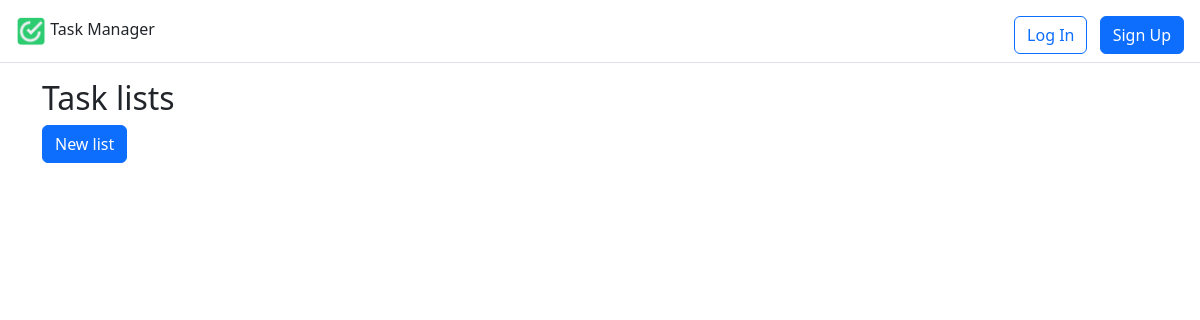
The page /lists/ on the database as committed earlier.
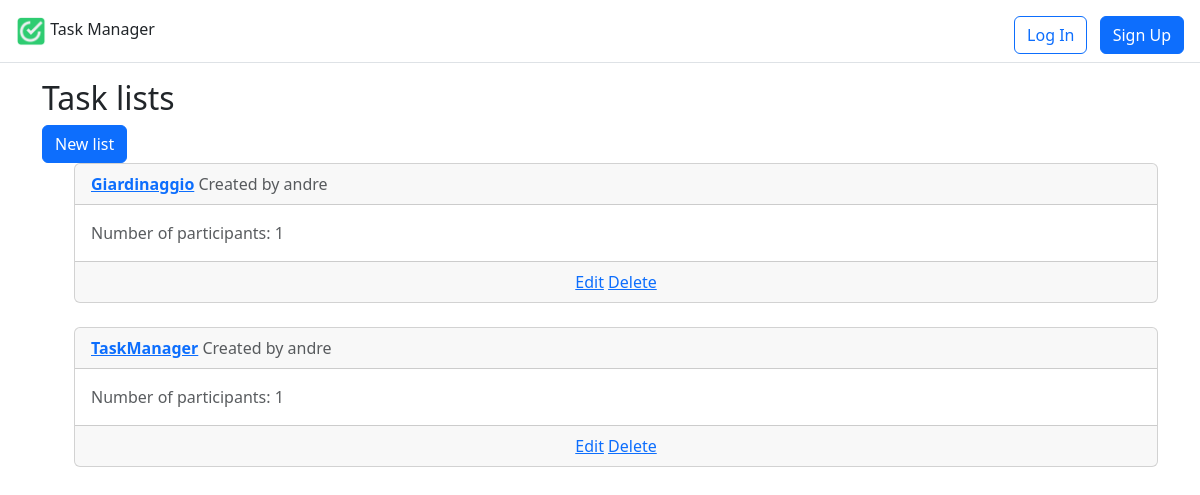
The same page on the database as committed later.
### lists/models.py (models this page shows, shortened)
class TaskList(models.Model):
    id = models.AutoField(primary_key=True)
    title = models.CharField(max_length=255)
    description = models.TextField()
    owner = models.ForeignKey(User, on_delete=models.CASCADE, related_name="owner")
    participants = models.ManyToManyField(User, related_name="participants")
    tasks = models.ManyToManyField("Task", related_name="tasks")

### lists/views.py (the view)
# urls.py: path('', views.TaskListsView.as_view(), name="lists"),
class TaskListsView(ListView):
    model = TaskList
    template_name = "lists/lists.html"
    def get_context_data(self, **kwargs):
        context = super().get_context_data(**kwargs)
        context["lists"] = TaskList.objects.all()
        return context

### templates/lists/lists.html
{% extends "base.html" %}
{% block content %}
    <h2>Task lists</h2>
    <a href="{% url 'list_new' %}">
        <button class="btn btn-primary">New list</button>
    </a>
    <ul>
        {% for task_list in lists %}
            <div class="card">
                <div class="card-header">
                    <span class="fw-bold">
                      <a href="{% url 'list' task_list.id %}">{{ task_list.title }}</a>
                    </span>
                    <span class="text-muted">Created by {{ task_list.owner }}</span>
                </div>
                <div class="card-body">
                    <span class="text-muted">Number of participants: {{ task_list.participants.count }}</span>
                </div>
                <div class="card-footer text-center text-muted">
                    <a href="{% url 'list_edit' task_list.id %}">Edit</a>
                    <a href="{% url 'list_delete' task_list.id %}">Delete</a>
                </div>
            </div>
            <br/>
        {% endfor %}
    </ul>
{% endblock %}

### templates/base.html (shortened to what this page needs)
<!DOCTYPE html>
<html lang="en">
{% load static %}
{% load crispy_forms_tags %}
<head>
    <link href="https://cdn.jsdelivr.net/npm/bootstrap@5.3.0-alpha3/dist/css/bootstrap.min.css" rel="stylesheet"
>
</head>
<body>
<header class="p-3 mb-3 border-bottom">
    <div class="align-items-center">
        <a class="navbar-brand" href="{% url 'home' %}">
            <img class="img-responsive" src="{% static 'favicon.ico' %}" alt="Favicon" style="max-height: 30px;">
            <span>Task Manager</span>
        </a>
        <div class="d-flex float-end">
            {% if user.is_authenticated %}
                <ul class="nav col-12 col-lg-auto me-lg-auto mb-2 justify-content-center mb-md-0">
                    <li><a href="{% url 'lists' %}" class="nav-link px-2 py-0 link-dark">
                        <button class="btn py-0">Lists</button>
                    </a></li>
                    <li><a href="{% url 'my-tasks' %}" class="nav-link px-2 py-0 link-dark">
                        <button class="btn py-0">My tasks</button>
                    </a></li>
                </ul>
                <div class="dropdown text-end">
                    <a href="#" class="d-block link-dark text-decoration-none dropdown-toggle" id="dropdownUser"
                       data-bs-toggle="dropdown" aria-expanded="false">
                        {{ user.username }}
                    </a>
                    <ul class="dropdown-menu text-small" aria-labelledby="dropdownUser">
                        <li><a class="dropdown-item" href="{% url 'logout' %}">Log Out</a></li>
                    </ul>
                </div>
            {% else %}
                <div class="text-end">
                    <a href="{% url 'login' %}" class="btn btn-outline-primary me-2">Log In</a>
                    <a href="{% url 'signup' %}" class="btn btn-primary">Sign Up</a>
                </div>
            {% endif %}
        </div>
    </div>
</header>
<main>
    <div class="container">
        {% block content %}
        {% endblock content %}
    </div>
</main>
</body>
</html>

Rows that differ between the two databases and show on the page:
added TaskList: title "Giardinaggio", owner "andre", participants.count "1"
added TaskList: title "TaskManager", owner "andre", participants.count "1"
